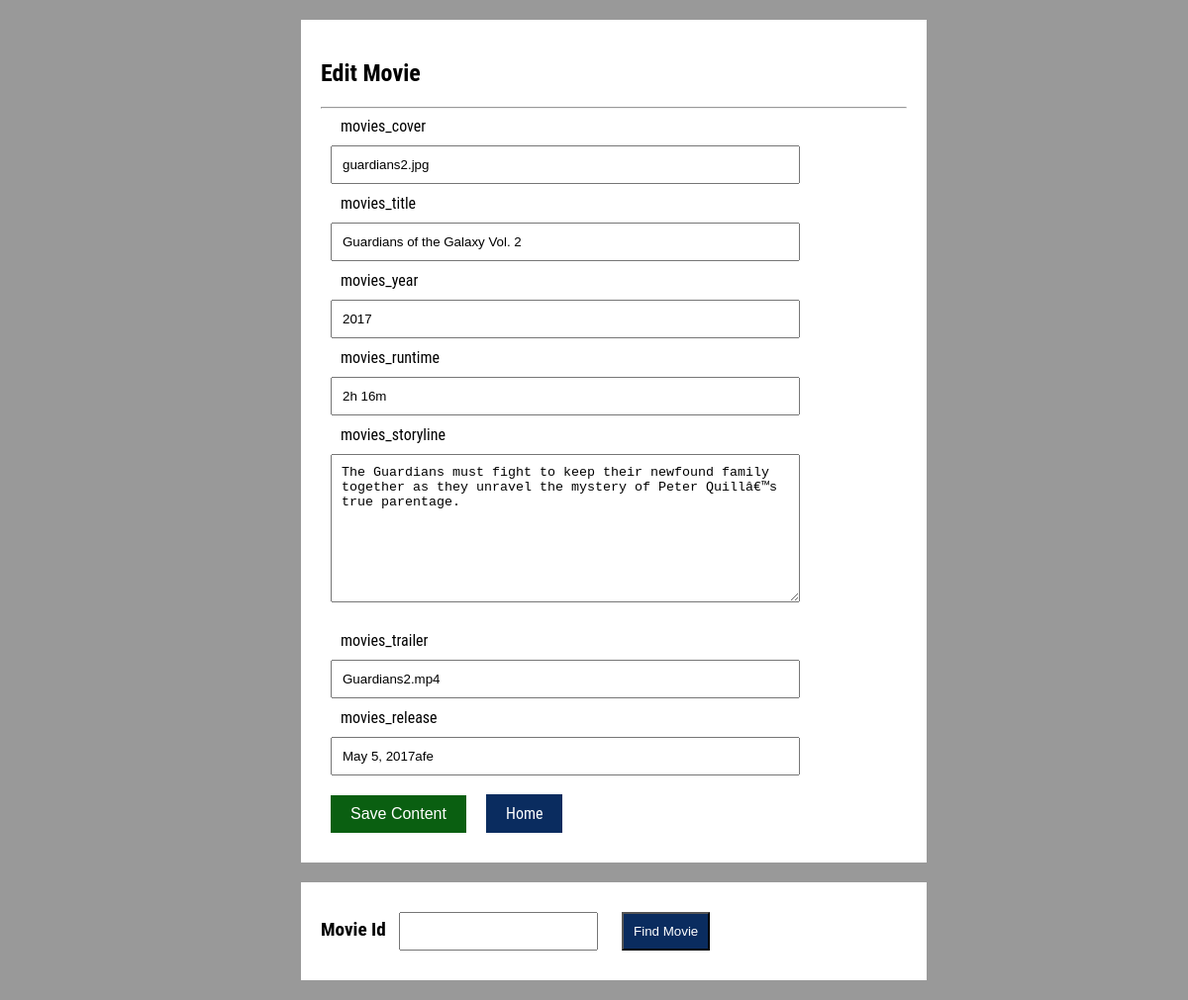
The page /admin/editAll.php on the database its author committed.
### tables this page shows
CREATE TABLE IF NOT EXISTS `tbl_movies` (
  `movies_id` mediumint(8) UNSIGNED NOT NULL AUTO_INCREMENT,
  `movies_cover` varchar(75) NOT NULL DEFAULT 'cover_default.jpg',
  `movies_title` varchar(125) NOT NULL,
  `movies_year` varchar(5) NOT NULL,
  `movies_runtime` varchar(25) NOT NULL,
  `movies_storyline` text NOT NULL,
  `movies_trailer` varchar(75) NOT NULL DEFAULT 'trailer_default.jpg',
  `movies_release` varchar(125) NOT NULL,
  PRIMARY KEY (`movies_id`)
);

### admin/phpscripts/read.php (called while the page is built, shortened)
<?php
	function getSingle($tbl, $col, $id) {
		include('connect.php');
		$querySingle = "SELECT * FROM {$tbl} WHERE {$col} = {$id}";
		$runSingle = mysqli_query($link, $querySingle);
		if($runSingle){
			return $runSingle;
		}else{
			$error = "There was a problem accessing this information.  Sorry about your luck ;)";
			return $error;
		}
	}
?>

### admin/phpscripts/single_edit_form.php (the view, shortened to what this page needs)
<?php
  function single_edit($tbl, $col, $id){
    $result = getSingle($tbl, $col, $id);
    $getResult = mysqli_fetch_array($result);
    echo "<form class='movie_form' action=\"phpscripts/edit.php\" method=\"post\">";
    echo "<h2>Edit Movie</h2><hr>";
    for($i=0;$i<mysqli_num_fields($result);$i++){
      $dataType = mysqli_fetch_field_direct($result, $i);
      $fieldName = $dataType->name;
      $fieldType = $dataType->type;
      if($fieldName != $col){
        echo "<label>{$fieldName}</label><br>";
        if($fieldType != "252"){
          echo "<input type=\"text\" name=\"{$fieldName}\" value=\"{$getResult[$i]}\"<br><br>";
        }else{
          echo "<textarea name=\"{$fieldName}\">{$getResult[$i]}</textarea><br><br>";
        }
      }
    }
    echo "<input type=\"submit\" name=\"submit\" value=\"Save Content\">";
    echo "<a href=\"admin_index.php\">Home</a>";
    echo "</form>";
  }
?>

### css/admin.css (style rules this page uses)
body { background: #999999; font-family: 'Roboto Condensed', sans-serif; }
.movie_form, .search_movie { width: 50%; margin: 20px 25%; height: auto; padding: 20px; background: #fff; }
.movie_form label, .movie_form input[type=text], .movie_form textarea { margin: 10px; padding: 10px; width: 80%; }
.movie_form textarea { height: 150px; }
.movie_form input[type=submit] { padding: 10px 20px; margin: 10px; background: rgb(10, 95, 17); color: #fff; border: 0px; cursor: pointer; font-size: 16px; }
.movie_form a { padding: 10px 20px; margin: 10px; font-size: 16px; background: rgb(10, 44, 95); color: #fff; text-decoration: none; }

### rows shown on the page
tbl_movies: movies_cover "guardians2.jpg", movies_title "Guardians of the Galaxy Vol. 2", movies_year "2017", movies_runtime "2h 16m", movies_storyline "The Guardians must fight to keep their newfound family together as they unravel the mystery of Peter Quillâ€™s true parentage.", movies_trailer "Guardians2.mp4", movies_release "May 5, 2017afe"

### other values the page prints
$fieldName "movies_cover"
$fieldName "movies_title"
$fieldName "movies_year"
$fieldName "movies_runtime"
$fieldName "movies_storyline"
$fieldName "movies_trailer"
$fieldName "movies_release"
